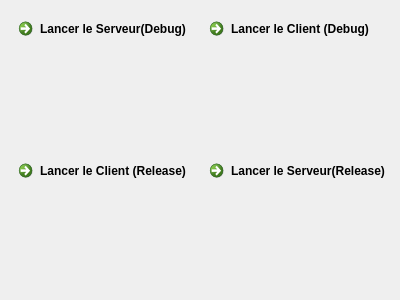
<?xml version="1.0" encoding="UTF-8"?>
<ui version="4.0">
 <class>FenLauncher</class>
 <widget class="QDialog" name="FenLauncher">
  <property name="geometry">
   <rect>
    <x>0</x>
    <y>0</y>
    <width>400</width>
    <height>300</height>
   </rect>
  </property>
  <property name="windowTitle">
   <string>FenLauncher</string>
  </property>
  <layout class="QGridLayout" name="gridLayout">
   <item row="0" column="0">
    <widget class="QCommandLinkButton" name="commandLinkButton_3">
     <property name="text">
      <string>Lancer le Serveur(Debug)</string>
     </property>
    </widget>
   </item>
   <item row="0" column="2">
    <widget class="QCommandLinkButton" name="commandLinkButton">
     <property name="text">
      <string>Lancer le Client (Debug)</string>
     </property>
    </widget>
   </item>
   <item row="1" column="0">
    <widget class="QCommandLinkButton" name="commandLinkButton_2">
     <property name="text">
      <string>Lancer le Client (Release)</string>
     </property>
    </widget>
   </item>
   <item row="1" column="2">
    <widget class="QCommandLinkButton" name="commandLinkButton_4">
     <property name="text">
      <string>Lancer le Serveur(Release)</string>
     </property>
    </widget>
   </item>
  </layout>
 </widget>
 <layoutdefault spacing="6" margin="11"/>
 <resources/>
 <connections/>
</ui>
